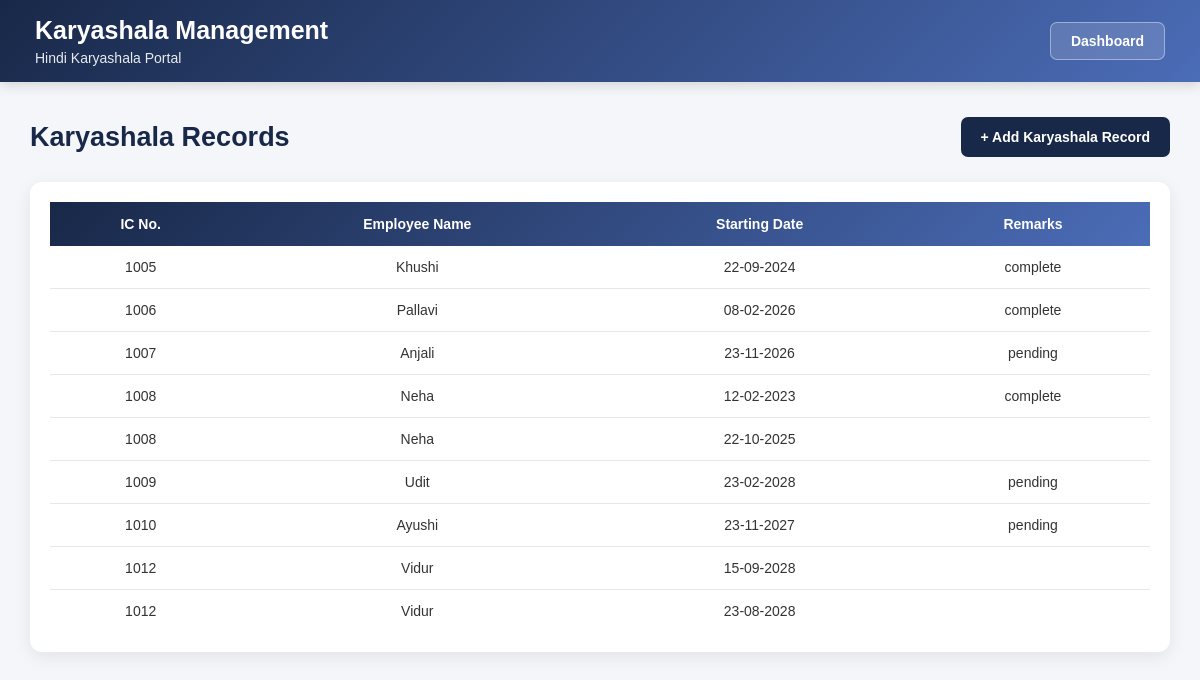
The app's page /karyashala/karyashala.php (signed in) with its own data.
### tables this page shows
CREATE TABLE `karyashala_records` (
  `id` int(11) NOT NULL,
  `ic_no` int(11) NOT NULL,
  `employee_name` varchar(100) NOT NULL,
  `starting_date` date NOT NULL,
  `block` varchar(20) NOT NULL,
  `remarks` varchar(255) DEFAULT NULL
);

### karyashala/karyashala.php (the view, shortened to what this page needs)
<?php
require_once "../db.php";
$result = mysqli_query(
    $conn,
    "
    SELECT
        kr.id,
        kr.ic_no,
        kr.employee_name,
        kr.starting_date,
        kr.block,
        kr.remarks
    FROM karyashala_records kr
    INNER JOIN roles r
        ON kr.ic_no = r.ic_no
    WHERE r.role_name = 'Karyashala'
    ORDER BY
        kr.ic_no ASC,
        kr.id ASC
    "
);
?>
<!DOCTYPE html>
<html lang="en">
<head>
    <link rel="stylesheet"  href="../css/karyashala.css">
</head>
<body>
<header class="topbar">
    <div>
        <h2>Karyashala Management</h2>
        <p>Hindi Karyashala Portal</p>
    </div>
    <a href="dashboard.php" class="back"> Dashboard </a>
</header>
<div class="page">
    <div class="page-header">
        <h1>Karyashala Records</h1>
        <button class="add-btn" onclick="openAdd()">+ Add Karyashala Record</button>
    </div>
    <div class="table-box">
        <table>
            <thead>
                <tr>
                    <th>IC No.</th>
                    <th>Employee Name</th>
                    <th>Starting Date</th>
                    <th>Remarks</th>
                </tr>
            </thead>
            <tbody>
            <?php while ($row = mysqli_fetch_assoc($result)) { ?>
                <tr>
                    <td> <?php echo htmlspecialchars($row['ic_no']);?> </td>
                    <td> <?php echo htmlspecialchars( $row['employee_name']); ?> </td>
                    <td> <?php echo date ('d-m-Y', strtotime($row['starting_date'])); ?></td>
                    <td> <?php echo htmlspecialchars( $row['remarks'] ); ?></td>
                </tr>
            <?php } ?>
            </tbody>
        </table>
    </div>
</div>
</body>
</html>

### css/karyashala.css (style rules this page uses)
* { margin: 0; padding: 0; box-sizing: border-box; }
body { font-family: Arial, Helvetica, sans-serif; background: #f4f6f9; color: #222; min-height: 100vh; }
a { text-decoration: none; }
.topbar { width: 100%; min-height: 82px; background: linear-gradient(135deg, #182848, #4b6cb7); color: white; display: flex; align-items: center; justify-content: space-between; padding: 15px 35px; box-shadow: 0 3px 12px rgba(0, 0, 0, 0.15); }
.topbar h2 { font-size: 25px; margin-bottom: 5px; }
.topbar p { font-size: 14px; opacity: 0.9; }
.logout, .back { display: inline-block; padding: 10px 20px; color: white; background: rgba(255, 255, 255, 0.15); border: 1px solid rgba(255, 255, 255, 0.4); border-radius: 7px; font-size: 14px; font-weight: bold; transition: 0.3s; }
.page { width: 95%; max-width: 1400px; margin: 35px auto; padding-bottom: 50px; }
.page-header { display: flex; align-items: center; justify-content: space-between; margin-bottom: 25px; gap: 20px; }
.page-header h1 { color: #182848; font-size: 27px; }
.add-btn { background: #182848; color: white; border: none; padding: 12px 20px; border-radius: 7px; cursor: pointer; font-size: 14px; font-weight: bold; transition: 0.3s; }
.table-box { width: 100%; background: white; border-radius: 12px; padding: 20px; box-shadow: 0 5px 18px rgba(0, 0, 0, 0.08); overflow-x: auto; }
table { width: 100%; border-collapse: collapse; min-width: 750px; }
table thead { background: linear-gradient( 135deg, #182848, #4b6cb7 ); color: white; }
table th { padding: 14px 12px; text-align: center; font-size: 14px; white-space: nowrap; }
table td { padding: 13px 12px; text-align: center; border-bottom: 1px solid #e5e7eb; font-size: 14px; color: #333; }
table tbody tr { transition: 0.2s; }
table tbody tr:last-child td { border-bottom: none; }

### records on screen
karyashala_records: ic_no "1005", employee_name "Khushi", starting_date "22-09-2024", remarks "complete"
karyashala_records: ic_no "1006", employee_name "Pallavi", starting_date "08-02-2026", remarks "complete"
karyashala_records: ic_no "1007", employee_name "Anjali", starting_date "23-11-2026", remarks "pending"
karyashala_records: ic_no "1008", employee_name "Neha", starting_date "12-02-2023", remarks "complete"
karyashala_records: ic_no "1008", employee_name "Neha", starting_date "22-10-2025"
karyashala_records: ic_no "1009", employee_name "Udit", starting_date "23-02-2028", remarks "pending"
karyashala_records: ic_no "1010", employee_name "Ayushi", starting_date "23-11-2027", remarks "pending"
karyashala_records: ic_no "1012", employee_name "Vidur", starting_date "15-09-2028"
karyashala_records: ic_no "1012", employee_name "Vidur", starting_date "23-08-2028"
